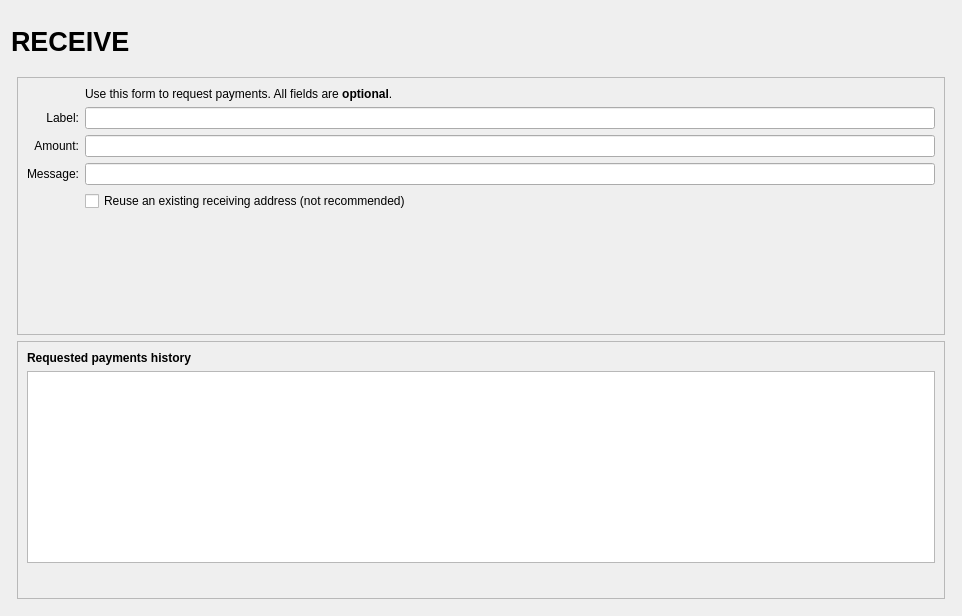
<?xml version="1.0" encoding="UTF-8"?>
<ui version="4.0">
 <class>ReceiveCoinsDialog</class>
 <widget class="QWidget" name="ReceiveCoinsDialog">
  <property name="geometry">
   <rect>
    <x>0</x>
    <y>0</y>
    <width>962</width>
    <height>616</height>
   </rect>
  </property>
  <layout class="QVBoxLayout" name="verticalLayout" stretch="0">
   <item>
    <layout class="QVBoxLayout" name="verticalLayout_Master" stretch="0">
     <property name="spacing">
      <number>0</number>
     </property>
     <item>
      <widget class="QFrame" name="frame_Header">
       <layout class="QVBoxLayout" name="verticalLayout_8">
        <property name="leftMargin">
         <number>0</number>
        </property>
        <property name="topMargin">
         <number>0</number>
        </property>
        <property name="rightMargin">
         <number>0</number>
        </property>
        <property name="bottomMargin">
         <number>0</number>
        </property>
        <item>
         <layout class="QHBoxLayout" name="horizontalLayout_Header" stretch="1,0,1">
          <item>
           <widget class="QLabel" name="labelOverviewHeaderLeft">
            <property name="minimumSize">
             <size>
              <width>464</width>
              <height>60</height>
             </size>
            </property>
            <property name="maximumSize">
             <size>
              <width>16777215</width>
              <height>60</height>
             </size>
            </property>
            <property name="font">
             <font>
              <pointsize>20</pointsize>
              <weight>75</weight>
              <bold>true</bold>
             </font>
            </property>
            <property name="text">
             <string>RECEIVE</string>
            </property>
           </widget>
          </item>
          <item>
           <spacer name="horizontalSpacer_3">
            <property name="orientation">
             <enum>Qt::Horizontal</enum>
            </property>
            <property name="sizeHint" stdset="0">
             <size>
              <width>40</width>
              <height>20</height>
             </size>
            </property>
           </spacer>
          </item>
          <item>
           <widget class="QLabel" name="labelOverviewHeaderRight">
            <property name="minimumSize">
             <size>
              <width>464</width>
              <height>60</height>
             </size>
            </property>
            <property name="maximumSize">
             <size>
              <width>16777215</width>
              <height>60</height>
             </size>
            </property>
            <property name="font">
             <font>
              <pointsize>14</pointsize>
             </font>
            </property>
            <property name="text">
             <string/>
            </property>
            <property name="alignment">
             <set>Qt::AlignRight|Qt::AlignTrailing|Qt::AlignVCenter</set>
            </property>
           </widget>
          </item>
         </layout>
        </item>
       </layout>
      </widget>
     </item>
     <item>
      <widget class="QFrame" name="frame_BG">
       <layout class="QVBoxLayout" name="verticalLayout_5">
        <property name="leftMargin">
         <number>6</number>
        </property>
        <property name="topMargin">
         <number>6</number>
        </property>
        <property name="rightMargin">
         <number>6</number>
        </property>
        <property name="bottomMargin">
         <number>6</number>
        </property>
        <item>
         <widget class="QFrame" name="frame2">
          <property name="sizePolicy">
           <sizepolicy hsizetype="Preferred" vsizetype="Expanding">
            <horstretch>0</horstretch>
            <verstretch>0</verstretch>
           </sizepolicy>
          </property>
          <property name="frameShape">
           <enum>QFrame::StyledPanel</enum>
          </property>
          <property name="frameShadow">
           <enum>QFrame::Sunken</enum>
          </property>
          <layout class="QVBoxLayout" name="verticalLayout_3">
           <item>
            <layout class="QGridLayout" name="gridLayout">
             <item row="7" column="2">
              <widget class="QCheckBox" name="reuseAddress">
               <property name="toolTip">
                <string>Reuse one of the previously used receiving addresses.&lt;br&gt;Reusing addresses has security and privacy issues.&lt;br&gt;Do not use this unless re-generating a payment request made before.</string>
               </property>
               <property name="text">
                <string>Reuse an existing receiving address (not recommended)</string>
               </property>
              </widget>
             </item>
             <item row="7" column="0">
              <widget class="QLabel" name="label_4">
               <property name="text">
                <string/>
               </property>
              </widget>
             </item>
             <item row="6" column="0">
              <widget class="QLabel" name="label_3">
               <property name="toolTip">
                <string>An optional message to attach to the payment request, which will be displayed when the request is opened. Note: The message will not be sent with the payment over the Ittrium network.</string>
               </property>
               <property name="text">
                <string>Message:</string>
               </property>
               <property name="alignment">
                <set>Qt::AlignRight|Qt::AlignTrailing|Qt::AlignVCenter</set>
               </property>
               <property name="buddy">
                <cstring>reqMessage</cstring>
               </property>
              </widget>
             </item>
             <item row="4" column="2">
              <widget class="QLineEdit" name="reqLabel">
               <property name="toolTip">
                <string>An optional label to associate with the new receiving address.</string>
               </property>
              </widget>
             </item>
             <item row="6" column="2">
              <widget class="QLineEdit" name="reqMessage">
               <property name="toolTip">
                <string>An optional message to attach to the payment request, which will be displayed when the request is opened.&lt;br&gt;Note: The message will not be sent with the payment over the Ittrium network.</string>
               </property>
              </widget>
             </item>
             <item row="2" column="2">
              <widget class="QLabel" name="label_5">
               <property name="text">
                <string>Use this form to request payments. All fields are &lt;b&gt;optional&lt;/b&gt;.</string>
               </property>
              </widget>
             </item>
             <item row="4" column="0">
              <widget class="QLabel" name="label_2">
               <property name="toolTip">
                <string>An optional label to associate with the new receiving address.</string>
               </property>
               <property name="text">
                <string>Label:</string>
               </property>
               <property name="alignment">
                <set>Qt::AlignRight|Qt::AlignTrailing|Qt::AlignVCenter</set>
               </property>
               <property name="buddy">
                <cstring>reqLabel</cstring>
               </property>
              </widget>
             </item>
             <item row="5" column="0">
              <widget class="QLabel" name="label">
               <property name="toolTip">
                <string>An optional amount to request. Leave this empty or zero to not request a specific amount.</string>
               </property>
               <property name="text">
                <string>Amount:</string>
               </property>
               <property name="alignment">
                <set>Qt::AlignRight|Qt::AlignTrailing|Qt::AlignVCenter</set>
               </property>
               <property name="buddy">
                <cstring>reqAmount</cstring>
               </property>
              </widget>
             </item>
             <item row="5" column="2">
              <widget class="BitcoinAmountField" name="reqAmount">
               <property name="minimumSize">
                <size>
                 <width>80</width>
                 <height>0</height>
                </size>
               </property>
               <property name="toolTip">
                <string>An optional amount to request. Leave this empty or zero to not request a specific amount.</string>
               </property>
              </widget>
             </item>
             <item row="8" column="0">
              <widget class="QLabel" name="label_7">
               <property name="text">
                <string/>
               </property>
              </widget>
             </item>
             <item row="8" column="2">
              <layout class="QHBoxLayout" name="horizontalLayout">
               <item>
                <widget class="QtMaterialFlatButton" name="receiveButton" native="true">
                 <property name="minimumSize">
                  <size>
                   <width>150</width>
                   <height>0</height>
                  </size>
                 </property>
                 <property name="text" stdset="0">
                  <string>Request payment</string>
                 </property>
                 <property name="icon" stdset="0">
                  <iconset resource="../ittrium.qrc">
                   <normaloff>:/icons/receiving_addresses</normaloff>:/icons/receiving_addresses</iconset>
                 </property>
                </widget>
               </item>
               <item>
                <widget class="QtMaterialFlatButton" name="clearButton" native="true">
                 <property name="sizePolicy">
                  <sizepolicy hsizetype="Minimum" vsizetype="Fixed">
                   <horstretch>0</horstretch>
                   <verstretch>0</verstretch>
                  </sizepolicy>
                 </property>
                 <property name="toolTip">
                  <string>Clear all fields of the form.</string>
                 </property>
                 <property name="text" stdset="0">
                  <string>Clear</string>
                 </property>
                 <property name="icon" stdset="0">
                  <iconset resource="../ittrium.qrc">
                   <normaloff>:/icons/remove</normaloff>:/icons/remove</iconset>
                 </property>
                 <property name="autoDefault" stdset="0">
                  <bool>false</bool>
                 </property>
                </widget>
               </item>
               <item>
                <spacer name="horizontalSpacer">
                 <property name="orientation">
                  <enum>Qt::Horizontal</enum>
                 </property>
                 <property name="sizeHint" stdset="0">
                  <size>
                   <width>40</width>
                   <height>20</height>
                  </size>
                 </property>
                </spacer>
               </item>
              </layout>
             </item>
             <item row="9" column="2">
              <spacer name="verticalSpacer">
               <property name="orientation">
                <enum>Qt::Vertical</enum>
               </property>
               <property name="sizeHint" stdset="0">
                <size>
                 <width>20</width>
                 <height>40</height>
                </size>
               </property>
              </spacer>
             </item>
            </layout>
           </item>
          </layout>
         </widget>
        </item>
        <item>
         <widget class="QFrame" name="frame">
          <property name="sizePolicy">
           <sizepolicy hsizetype="Preferred" vsizetype="Expanding">
            <horstretch>0</horstretch>
            <verstretch>0</verstretch>
           </sizepolicy>
          </property>
          <property name="frameShape">
           <enum>QFrame::StyledPanel</enum>
          </property>
          <property name="frameShadow">
           <enum>QFrame::Raised</enum>
          </property>
          <layout class="QVBoxLayout" name="verticalLayout_2">
           <item>
            <widget class="QLabel" name="label_6">
             <property name="font">
              <font>
               <weight>75</weight>
               <bold>true</bold>
              </font>
             </property>
             <property name="text">
              <string>Requested payments history</string>
             </property>
            </widget>
           </item>
           <item>
            <widget class="QTableView" name="recentRequestsView">
             <property name="palette">
              <palette>
               <active>
                <colorrole role="Text">
                 <brush brushstyle="SolidPattern">
                  <color alpha="255">
                   <red>51</red>
                   <green>51</green>
                   <blue>51</blue>
                  </color>
                 </brush>
                </colorrole>
               </active>
               <inactive>
                <colorrole role="Text">
                 <brush brushstyle="SolidPattern">
                  <color alpha="255">
                   <red>51</red>
                   <green>51</green>
                   <blue>51</blue>
                  </color>
                 </brush>
                </colorrole>
               </inactive>
               <disabled>
                <colorrole role="Text">
                 <brush brushstyle="SolidPattern">
                  <color alpha="255">
                   <red>85</red>
                   <green>85</green>
                   <blue>85</blue>
                  </color>
                 </brush>
                </colorrole>
               </disabled>
              </palette>
             </property>
             <property name="contextMenuPolicy">
              <enum>Qt::CustomContextMenu</enum>
             </property>
             <property name="tabKeyNavigation">
              <bool>false</bool>
             </property>
             <property name="sortingEnabled">
              <bool>true</bool>
             </property>
            </widget>
           </item>
           <item>
            <layout class="QHBoxLayout" name="horizontalLayout_2">
             <item>
              <widget class="QtMaterialFlatButton" name="showRequestButton" native="true">
               <property name="enabled">
                <bool>false</bool>
               </property>
               <property name="toolTip">
                <string>Show the selected request (does the same as double clicking an entry)</string>
               </property>
               <property name="text" stdset="0">
                <string>Show</string>
               </property>
               <property name="icon" stdset="0">
                <iconset resource="../ittrium.qrc">
                 <normaloff>:/icons/edit</normaloff>:/icons/edit</iconset>
               </property>
               <property name="autoDefault" stdset="0">
                <bool>false</bool>
               </property>
              </widget>
             </item>
             <item>
              <widget class="QtMaterialFlatButton" name="removeRequestButton" native="true">
               <property name="enabled">
                <bool>false</bool>
               </property>
               <property name="toolTip">
                <string>Remove the selected entries from the list</string>
               </property>
               <property name="text" stdset="0">
                <string>Remove</string>
               </property>
               <property name="icon" stdset="0">
                <iconset resource="../ittrium.qrc">
                 <normaloff>:/icons/remove</normaloff>:/icons/remove</iconset>
               </property>
               <property name="autoDefault" stdset="0">
                <bool>false</bool>
               </property>
              </widget>
             </item>
             <item>
              <spacer name="horizontalSpacer_2">
               <property name="orientation">
                <enum>Qt::Horizontal</enum>
               </property>
               <property name="sizeHint" stdset="0">
                <size>
                 <width>40</width>
                 <height>20</height>
                </size>
               </property>
              </spacer>
             </item>
            </layout>
           </item>
          </layout>
         </widget>
        </item>
       </layout>
      </widget>
     </item>
    </layout>
   </item>
  </layout>
 </widget>
 <customwidgets>
  <customwidget>
   <class>QtMaterialFlatButton</class>
   <extends>QWidget</extends>
   <header>qtmaterialflatbutton.h</header>
  </customwidget>
  <customwidget>
   <class>BitcoinAmountField</class>
   <extends>QLineEdit</extends>
   <header>bitcoinamountfield.h</header>
   <container>1</container>
  </customwidget>
 </customwidgets>
 <tabstops>
  <tabstop>reqLabel</tabstop>
  <tabstop>reqAmount</tabstop>
  <tabstop>reqMessage</tabstop>
  <tabstop>reuseAddress</tabstop>
  <tabstop>receiveButton</tabstop>
  <tabstop>clearButton</tabstop>
  <tabstop>recentRequestsView</tabstop>
  <tabstop>showRequestButton</tabstop>
  <tabstop>removeRequestButton</tabstop>
 </tabstops>
 <resources>
  <include location="../ittrium.qrc"/>
 </resources>
 <connections/>
</ui>
